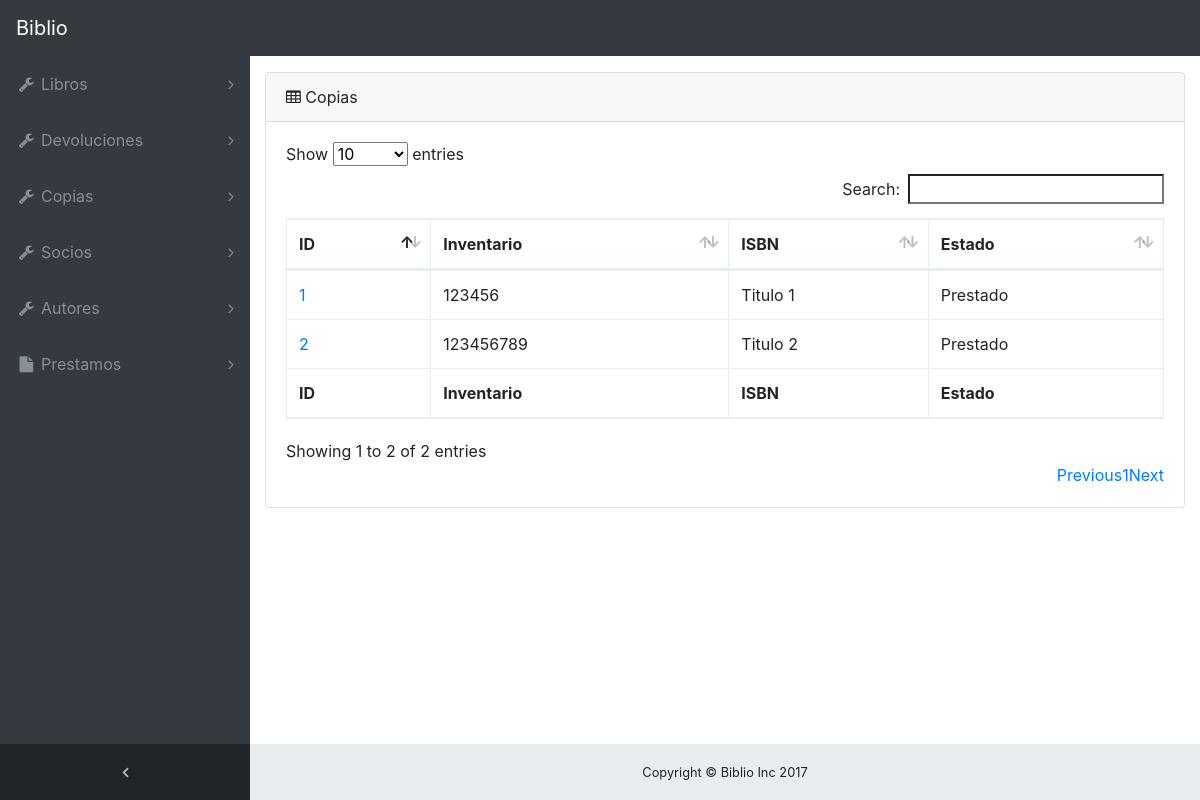
The page /biblio/copias/ on the database as committed earlier.
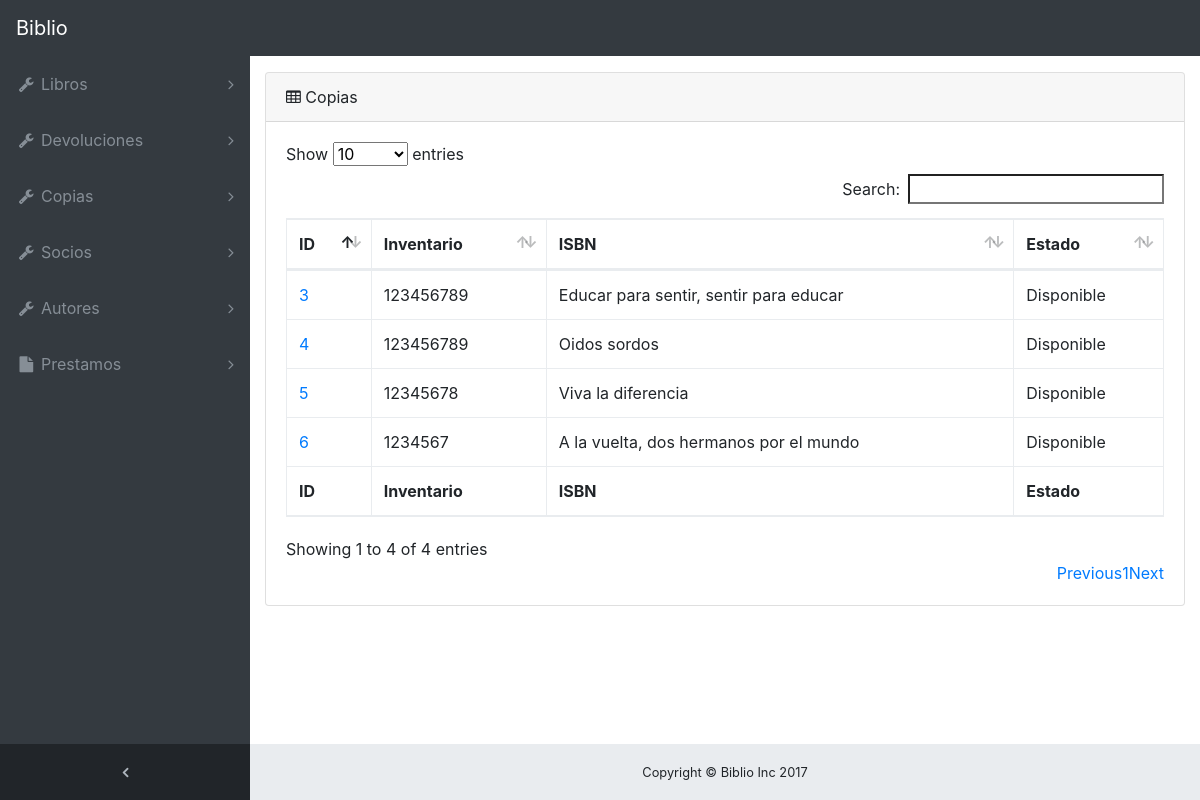
The same page on the database as committed later.
### biblio/models.py (models this page shows, shortened)
class Copia(models.Model):
    inventario = models.IntegerField(default=0)
    ISBN = models.ForeignKey(Libro, on_delete=models.CASCADE)
    estado = models.BooleanField(default=False)

class Libro(models.Model):
    ISBN = models.CharField(max_length=200)
    titulo = models.CharField(max_length=200)
    resumen = models.CharField(max_length=400, default='')
    fecha_de_ingreso = models.DateTimeField()

### biblio/views.py (the view)
def copias (request):
    copias = Copia.objects.order_by('-id')
    context = {'copias' : copias}
    return render(request, 'biblio/copias.html', context)

### biblio/templates/biblio/copias.html
{% extends "biblio/base_generic.html" %}
{% block content %}
 <div class="card mb-3">
        <div class="card-header">
          <i class="fa fa-table"></i> Copias</div>
        <div class="card-body">
          <div class="table-responsive">
            <table class="table table-bordered" id="dataTable" width="100%" cellspacing="0">
              <thead>
                <tr>
                  <th>ID</th>
                  <th>Inventario</th>
                  <th>ISBN</th>
                  <th>Estado</th>
                </tr>
              </thead>
              <tfoot>
                <tr>
                  <th>ID</th>
                  <th>Inventario</th>
                  <th>ISBN</th>
                  <th>Estado</th>
                </tr>
              </tfoot>
              <tbody>
              {% for copia in copias %}
                <tr>
                  <td><a href="/biblio/copia/{{ copia.id }}/">{{ copia.id }}</td>
                  <td>{{ copia.inventario }}</td>
                  <td>{{ copia.ISBN.titulo }}</td>
                  <td>{{ copia.estado|yesno:"Prestado,Disponible" }}</td>
                {% endfor %}
                </tr>
              </tbody>
            </table>
          </div>
        </div>
{% endblock %}

Rows that differ between the two databases and show on the page:
removed Copia: id "2", inventario "123456789", ISBN.titulo "Titulo 2", estado "Prestado"
removed Copia: id "1", inventario "123456", ISBN.titulo "Titulo 1", estado "Prestado"
added Copia: id "6", inventario "1234567", ISBN.titulo "A la vuelta, dos hermanos por el mundo", estado "Disponible"
added Copia: id "5", inventario "12345678", ISBN.titulo "Viva la diferencia", estado "Disponible"
added Copia: id "4", inventario "123456789", ISBN.titulo "Oidos sordos", estado "Disponible"
added Copia: id "3", inventario "123456789", ISBN.titulo "Educar para sentir, sentir para educar", estado "Disponible"
Other text that changed with them:
text written by a page script: "Show entries Search: Showing 1 to 2 of 2 entries Previous 1 Next" → "Show entries Search: Showing 1 to 4 of 4 entries Previous 1 Next"
